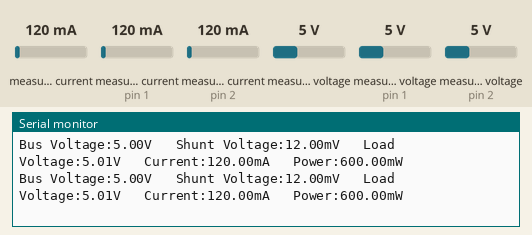
The sketch below on a simulated Arduino Leonardo, built with avr-gcc and run on an emulated ATmega32U4. On the bench: the last lines printed to the serial monitor. Inputs (shaded band) come from the test bench; at power-on: measured current 120 mA, measured current (sensors on pin 1, pin 2) 120 mA, measured voltage 5 V, measured voltage (sensors on pin 1, pin 2) 5 V.

Above: at 1.2 s.
1.3 s: measured current (sensor 0) set to 40 mA
At 2.6 s:
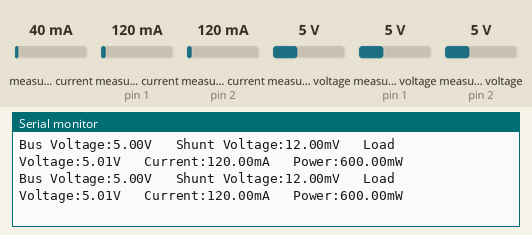
2.8 s: measured current (sensor on pin 1) set to 500 mA
At 4.0 s:
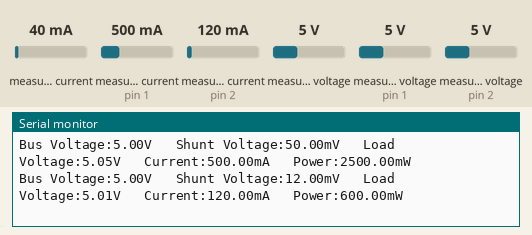
4.3 s: measured current (sensor on pin 2) set to 1000 mA
At 5.6 s:
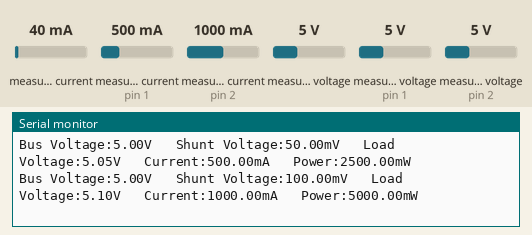
5.8 s: measured voltage (sensor 0) set to 0.3 V
At 7.0 s:
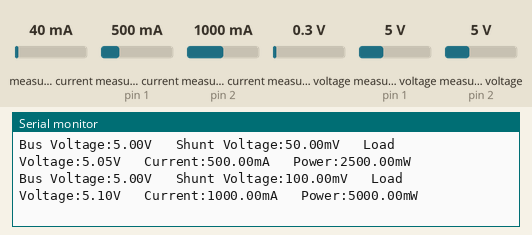
7.3 s: measured voltage (sensor on pin 1) set to 0.3 V
At 8.7 s:
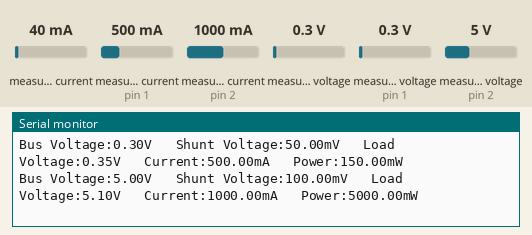
8.8 s: measured voltage (sensor on pin 2) set to 0.3 V
At 9.8 s:
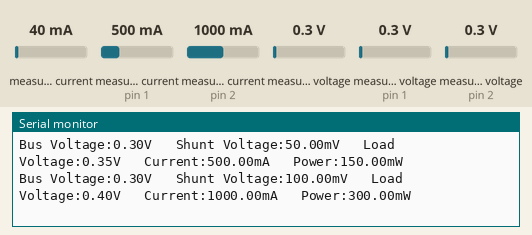
Timing chart, 0 to 11.3 s (numbered marks = the images above; inputs shaded):
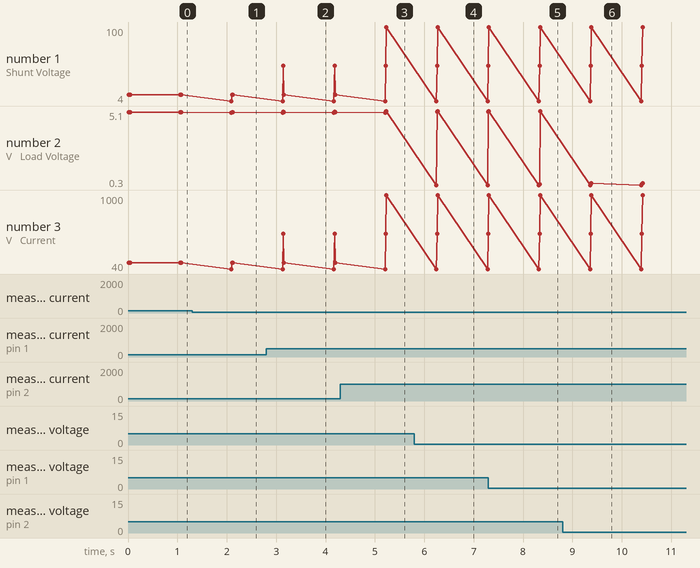

The sketch:

Power_Mon_HAT.ino
```cpp
#include <Wire.h>
#include "Adafruit_INA219.h"

Adafruit_INA219 ina1(0x40);
Adafruit_INA219 ina2(0x41);
Adafruit_INA219 ina3(0x42);

void setup(void)
{
  Serial.begin(115200);
  while (!Serial) {
      // will pause Zero, Leonardo, etc until serial console opens
      delay(1);
  }

  // Initialize the INA219.
  // By default the initialization will use the largest range (32V, 2A).  However
  // you can call a setCalibration function to change this range (see comments).
  ina1.begin();
  ina2.begin();
  ina3.begin();
  // To use a slightly lower 32V, 1A range (higher precision on amps):
  //ina219.setCalibration_32V_1A();
  // Or to use a lower 16V, 400mA range (higher precision on volts and amps):
  //ina219.setCalibration_16V_400mA();

  Serial.println("Measuring voltage and current with Power Monitor HAT ...");
}

void loop(void)
{
  float shuntvoltage1 = 0;
  float busvoltage1 = 0;
  float current_mA1 = 0;
  float loadvoltage1 = 0;
  float power_mW1 = 0;

  float shuntvoltage2 = 0;
  float busvoltage2 = 0;
  float current_mA2 = 0;
  float loadvoltage2 = 0;
  float power_mW2 = 0;

  float shuntvoltage3 = 0;
  float busvoltage3 = 0;
  float current_mA3 = 0;
  float loadvoltage3 = 0;
  float power_mW3 = 0;


  shuntvoltage1 = ina1.getShuntVoltage_mV();
  busvoltage1 = ina1.getBusVoltage_V();
  current_mA1 = ina1.getCurrent_mA();
  power_mW1 = ina1.getPower_mW();
  loadvoltage1 = busvoltage1 + (shuntvoltage1 / 1000);

  Serial.print("Bus Voltage:"); Serial.print(busvoltage1); Serial.print("V   ");
  Serial.print("Shunt Voltage:"); Serial.print(shuntvoltage1); Serial.print("mV   ");
  Serial.print("Load Voltage:"); Serial.print(loadvoltage1); Serial.print("V   ");
  Serial.print("Current:"); Serial.print(current_mA1); Serial.print("mA   ");
  Serial.print("Power:"); Serial.print(power_mW1); Serial.print("mW");
  Serial.println("");

  shuntvoltage2 = ina2.getShuntVoltage_mV();
  busvoltage2 = ina2.getBusVoltage_V();
  current_mA2 = ina2.getCurrent_mA();
  power_mW2 = ina2.getPower_mW();
  loadvoltage2 = busvoltage2 + (shuntvoltage2 / 1000);

  Serial.print("Bus Voltage:"); Serial.print(busvoltage2); Serial.print("V   ");
  Serial.print("Shunt Voltage:"); Serial.print(shuntvoltage2); Serial.print("mV   ");
  Serial.print("Load Voltage:"); Serial.print(loadvoltage2); Serial.print("V   ");
  Serial.print("Current:"); Serial.print(current_mA2); Serial.print("mA   ");
  Serial.print("Power:"); Serial.print(power_mW2); Serial.print("mW");
  Serial.println("");

  shuntvoltage3 = ina3.getShuntVoltage_mV();
  busvoltage3 = ina3.getBusVoltage_V();
  current_mA3 = ina3.getCurrent_mA();
  power_mW3 = ina3.getPower_mW();
  loadvoltage3 = busvoltage3 + (shuntvoltage3 / 1000);

  Serial.print("Bus Voltage:"); Serial.print(busvoltage3); Serial.print("V   ");
  Serial.print("Shunt Voltage:"); Serial.print(shuntvoltage3); Serial.print("mV   ");
  Serial.print("Load Voltage:"); Serial.print(loadvoltage3); Serial.print("V   ");
  Serial.print("Current:"); Serial.print(current_mA3); Serial.print("mA   ");
  Serial.print("Power:"); Serial.print(power_mW3); Serial.print("mW");
  Serial.println("");

  Serial.println("");
  Serial.println("");
  delay(1000);
}
```

Measured:
- after the input at 1.3 s, the serial monitor: prints a new line after 0.80 s (image 1)
- after the input at 2.8 s, the serial monitor: prints a new line after 0.35 s (image 2)
- after the input at 4.3 s, the serial monitor: prints a new line after 0.93 s (image 3)
- after the input at 5.8 s, the serial monitor: prints a new line after 0.45 s (image 4)
- after the input at 7.3 s, the serial monitor: prints a new line after 1.0 s (image 5)
- after the input at 8.8 s, the serial monitor: prints a new line after 0.58 s (image 6)
- plotted number 1: 12 → 100 after the input at 4.3 s
- plotted number 2: 5.01 → 5.1 after the input at 4.3 s, 5.1 → 0.4 after the input at 8.8 s
